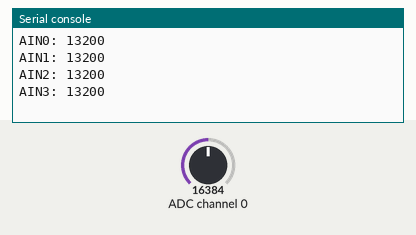
This program was run on a simulated ESP32 board running MicroPython. Parts: the last lines printed to the serial console. The inputs (shaded band) are chosen by the test bench; at power-on: ADC channel 0 = 16384 (analog values on the 0–32767 scale).

Above: at 1.2 s.
1.3 s: ADC channel 0 set to 22936
At 2.2 s:
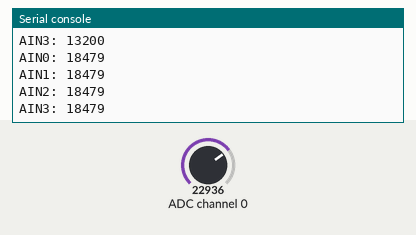
2.8 s: ADC channel 0 set to 28834
At 4.5 s:
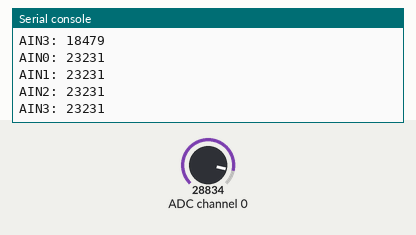
Timing chart, 0 to 6.0 s (numbered marks = the images above; inputs shaded):
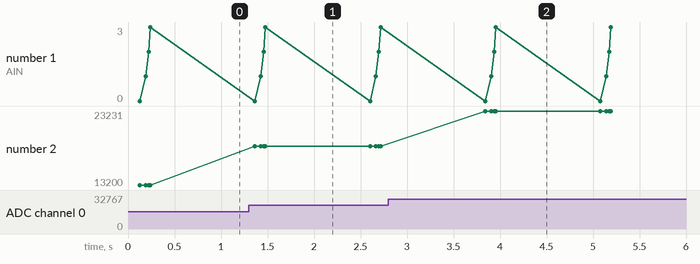

Measured:
- after the input at 1.3 s, the serial console: prints a new line after 0.06 s (image 1)
- after the input at 2.8 s, the serial console: prints a new line after 1.0 s (image 2)
- plotted number 2: 13200 → 18479 after the input at 1.3 s, 18479 → 23231 after the input at 2.8 s

The program:

KY053_ADS1115_ADC.py
```python
# KY-053 Analog Digital converter ADS1115
import machine
import time
from ads1x15 import ADS1115

i2c = machine.I2C(0, scl=machine.Pin(22), sda=machine.Pin(21))
adc = ADS1115(i2c, address=0x48)

while True:
    for i in range(4):
        value = adc.read(i)
        print(f"AIN{i}: {value}")
    time.sleep(1)
```
